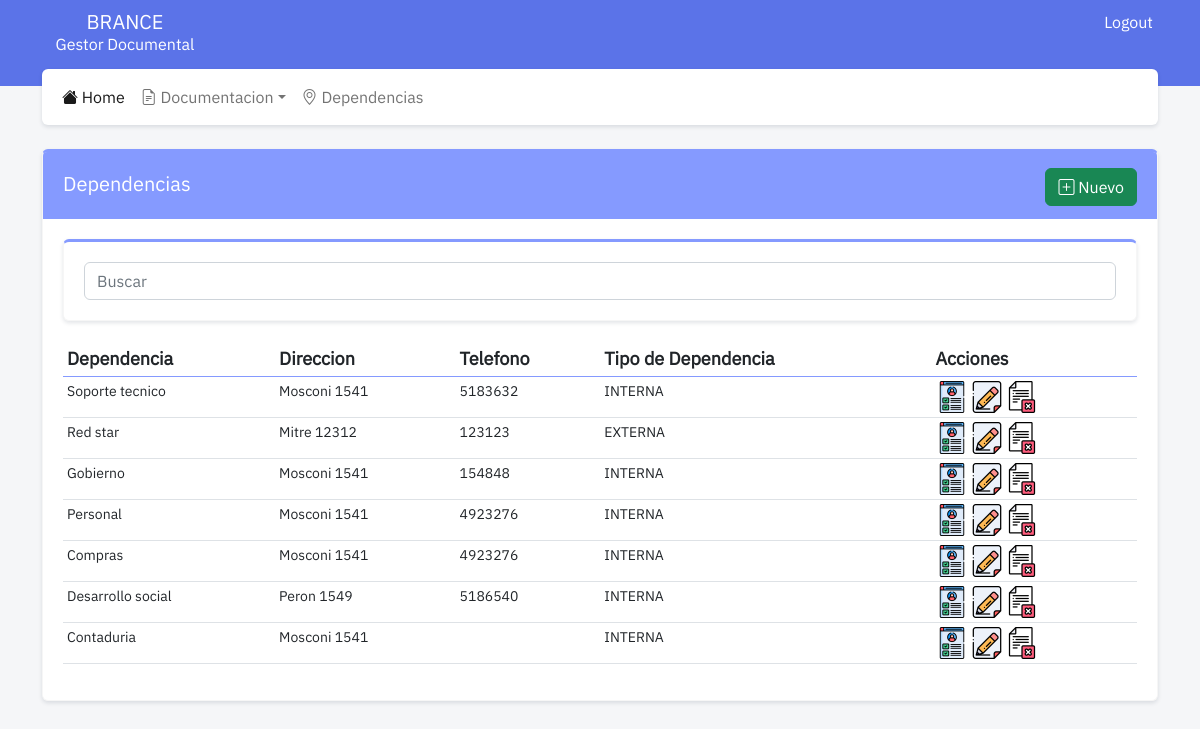
The page /dependencias/ (signed in) on the database its author committed.
### dependencias/models.py (models this page shows, shortened)
class Dependencia(models.Model):
    nombre = models.CharField("nombre", max_length = 100)
    direccion = models.CharField("Direccion", max_length=100, blank=True)
    telefono = models.CharField("Telefono", max_length=50, blank=True)
    interno = models.IntegerField("Interno", blank=True)
    email = models.EmailField("Email", max_length=254, blank=True)
    encargado = models.CharField("Encargado", max_length=50, blank=True)
    observaciones = models.TextField("Observaciones", blank=True)
    tipo = models.ForeignKey(TipoDependencia, related_name="tipo_dependencia", on_delete=models.RESTRICT)

class TipoDependencia(models.Model):
    tipo = models.CharField("Tipo", max_length = 50)
    def __str__(self):
        return self.tipo

### dependencias/views.py (the view)
# urls.py: path('', views.index, name="dependencias_index"),
@login_required
def index(request):
    if request.method == 'POST':
        query = request.POST['query']
        dependencias = Dependencia.objects.filter( Q(nombre__icontains = query) | Q(telefono__icontains = query) | Q(tipo__tipo__icontains = query))[:50]
    else:
        dependencias = Dependencia.objects.all()[:50]
    context = {
        'dependencias': dependencias
    }
    return render(request, 'dependencias_index.html', context)

### dependencias/templates/dependencias_index.html (shortened to what this page needs)
{% extends 'base.html' %}
{% load static %}
{% block content %}
<div class="card">
    <div class="card-header header-tematico">
        <div class="float-start">
            <h4 class="card-header-title">Dependencias</h4>
        </div>
        <div class="float-end">
            <a href="{% url 'dependencias_create' %}" style="margin-top: 4px;" class="btn btn-success"><i class="bi bi-plus-square"></i> Nuevo</a>
        </div>
    </div>
    <div class="card-body">
        <div class="card">
            <div class="card-body">
                <form action="#" method="POST">
                    <input name="query" class="form-control" placeholder="Buscar" autofocus="autofocus">
                </form>
            </div>
        </div>
        <div class="table-responsive-md">
            <table class="table table-sm table-hover ">
                <thead>
                    <tr>
                        <th>Dependencia</th>
                        <th>Direccion</th>
                        <th>Telefono</th>
                        <th>Tipo de Dependencia</th>
                        <th>Acciones</th>
                    </tr>
                </thead>
                <tbody>
                    {% for dependencia in dependencias %}
                    <tr>
                        <td>{{dependencia.nombre|lower|capfirst }}</td>
                        <td>{{dependencia.direccion|lower|capfirst }}</td>
                        <td>{{dependencia.telefono|lower|capfirst }}</td>
                        <td>{{dependencia.tipo}}</td>
                        <td><a href="{% url 'dependencias_show' dependencia.id %}"><img src="{% static 'assets/iconos/show.png' %}" width="32" height="32"></a>
                            <a href="{% url 'dependencias_update' dependencia.id %}"><img src="{% static 'assets/iconos/edit.png' %}" width="32" height="32"></a>
                            <a href="{% url 'dependencias_delete' dependencia.id %}"><img src="{% static 'assets/iconos/delete.png' %}" width="32" height="32"></a></td>
                    </tr>
                    {% endfor %}
                </tbody>
            </table>
        </div>
    </div>
</div>
{% endblock content %}

### static/css/style.css (style rules this page uses)
:root { --radio: 0.375rem; --table-hover-bg-color: #cfe2ff; --table-hover-color: #084298; --color-tematico-principal: #859aff; --color-tematico-secundario: #5b73e8; }
html * { font-family: ibm-regular !important; }
body { background-color: #f5f6f8; }
.card { margin-bottom: 1.25rem; -webkit-box-shadow: 0 2px 4px rgba(15,34,58,.12); box-shadow: 0 2px 4px rgba(15,34,58,.12); --bs-card-spacer-y: 1.25rem; --bs-card-spacer-x: 1.25rem; --bs-card-title-spacer-y: 0.5rem; --bs-card-border-width: 1px; --bs-card-border-color: #f6f6f6; --bs-card-border-radius: 0.25rem; --bs-card-inner-border-radius: 0.25rem; --bs-card-cap-padding-y: 0.75rem; --bs-card-cap-padding-x: 1.25rem; --bs-card-cap-bg: rgba(0, 0, 0, 0.03); --bs-card-bg: #fff; --bs-card-img-overlay-padding: 1rem; --bs-card-group-margin: 0.625rem; position: relative; flex-direction: column; min-width: 0; height: var(--bs-card-height); word-wrap: break-word; background-color: var(--bs-card-bg); background-clip: border-box; border: var(--bs-card-border-width) solid var(--bs-card-border-color); border-radius: var(--radio); margin-bottom: 1.25rem; border-top: 3px solid var(--color-tematico-principal); }
.card-header { border-bottom: 1px solid var(--color-tematico-principal); }
.card-body { -webkit-box-flex: 1; -ms-flex: 1 1 auto; flex: 1 1 auto; padding: var(--bs-card-spacer-y) var(--bs-card-spacer-x); color: var(--bs-card-color); }
.header-tematico { color: white; background-color: var(--color-tematico-principal); }
.card-header-title { font-size: 20px; margin-top: 7.5px; }
th { border-bottom: 2px solid #859aff; font-size: 18px; }
tbody { font-size: 14px; }

### rows shown on the page
Dependencia: nombre "Soporte tecnico", direccion "Mosconi 1541", telefono "5183632", tipo "INTERNA"
Dependencia: nombre "Red star", direccion "Mitre 12312", telefono "123123", tipo "EXTERNA"
Dependencia: nombre "Gobierno", direccion "Mosconi 1541", telefono "154848", tipo "INTERNA"
Dependencia: nombre "Personal", direccion "Mosconi 1541", telefono "4923276", tipo "INTERNA"
Dependencia: nombre "Compras", direccion "Mosconi 1541", telefono "4923276", tipo "INTERNA"
Dependencia: nombre "Desarrollo social", direccion "Peron 1549", telefono "5186540", tipo "INTERNA"
Dependencia: nombre "Contaduria", direccion "Mosconi 1541", tipo "INTERNA"
